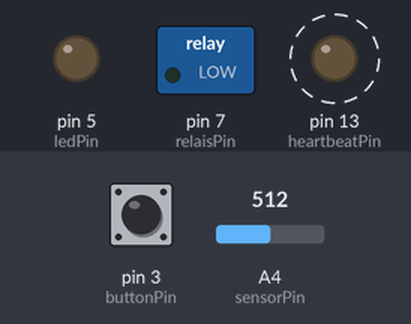
Bench run of a sketch on a simulated Arduino Uno, built with avr-gcc and run on an emulated ATmega328P. Parts: switched loads named in the sketch (green lamp = pin HIGH), output pins drawn as LEDs (lit = HIGH). Dashed ring = blinking. Inputs (shaded band) come from the test bench; at power-on: A4 (sensorPin) = 512, pin 3 (buttonPin) LOW.

Above: at 1.8 s.
1.9 s: A4 (sensorPin) set to 269
4.2 s: A4 (sensorPin) set to 241
At 6.8 s:
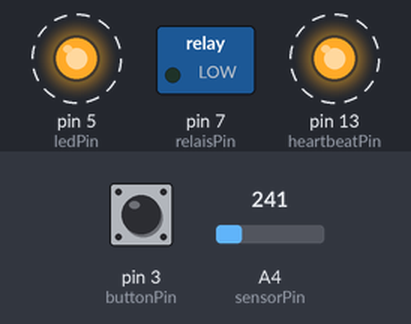
8.3 s: pin 3 (buttonPin) pulled HIGH for 1.2 s
At 9.5 s:
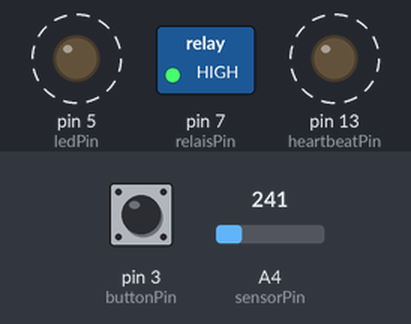
11.8 s: pin 3 (buttonPin) pulled HIGH for 1.2 s
At 14.6 s:
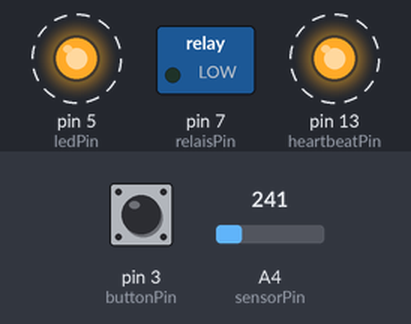
15.3 s: pin 3 (buttonPin) pulled HIGH for 3.2 s
At 16.8 s:
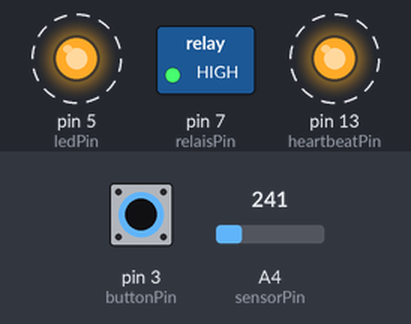
20.5 s: A4 (sensorPin) set to 265
At 22.8 s:
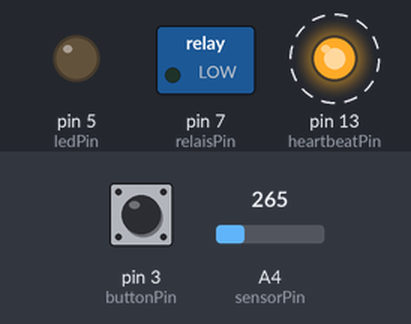
Timing chart, 0 to 25.6 s (numbered marks = the images above; inputs shaded):
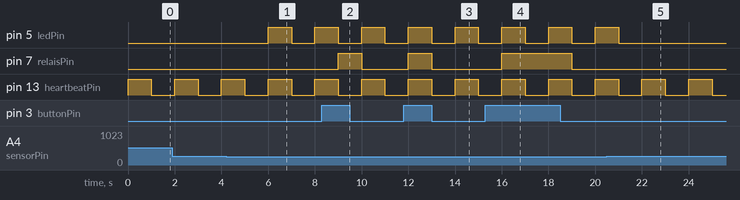

Measured:
- the behaviour switches between 255 and 254 on A4 (sensorPin) (found by bisection; images 0 and 1)
- after the input at 4.2 s, pin 5 (ledPin): LOW → HIGH after 1.8 s, → LOW 1.0 s later, → HIGH 1.0 s later
- after the input at 8.3 s, pin 7 (relaisPin): LOW → HIGH after 0.70 s, → LOW 1.0 s later
- after the input at 11.8 s, pin 7 (relaisPin): LOW → HIGH after 0.20 s, → LOW 1.0 s later
- after the input at 15.3 s, pin 7 (relaisPin): LOW → HIGH after 0.70 s, → LOW 3.0 s later
- after the input at 20.5 s, pin 5 (ledPin): goes on until 21.0 s, then stays LOW
- by itself, pin 13 (heartbeatPin): alternates HIGH for 1.0 s and LOW for 1.0 s

The sketch:

heatbed.ino
```cpp
int heartbeat = 0;
int blinkStatus = 0;

/*
 * Temperature sensor: NTC with ~100k at 20 deg C.
 * NTC is connected to GND and sensorPin.
 * A 100k pullup is connected to sensorPin and VCC.
 */
int sensorPin = A4;

/*
 * The Arduino onboard LED is used as heartbeat.
 */
int heartbeatPin = 13;

/*
 * The button LED. Note that it is inverted: Writing HIGH turns it off,
 * writing LOW turns it on.
 */
int ledPin = 5;

/*
 * The relais controlling the heatbed. HIGH -> heatbed on, LOW -> heatbed off.
 */
int relaisPin = 7;

/*
 * Button input. Reads LOW (0) in off/cool position
 * and HIGH (1) in on/heat.
 */
int buttonPin = 3;

int wantHeat = 0;
int heating = 0;
int blinking = 0;
int sensorValue = 1023;

void setup() {
  pinMode(ledPin, OUTPUT);
  pinMode(heartbeatPin, OUTPUT);
  pinMode(relaisPin, OUTPUT);
}

void showStatus() {
  if (heartbeat) {
    heartbeat = 0;
    digitalWrite(heartbeatPin, LOW);
  } else {
    heartbeat = 1;
    digitalWrite(heartbeatPin, HIGH);
  }
  if (blinking) {
    if (blinkStatus) {
      blinkStatus = 0;
      digitalWrite(ledPin, LOW);
    } else {
      blinkStatus = 1;
      digitalWrite(ledPin, HIGH);
    }
  } else {
    digitalWrite(ledPin, LOW);
  }
}

void heatBed() {
  // ADC 145 - 0.709V - ~16.5kOhm - ~60 deg C
  if (sensorValue > 145) {
    // start heating if bed temperature is below ~60 deg C
    digitalWrite(relaisPin, 1);
  }
  // ADC 105 - .538V - ~12kOhm - ~65 deg C
  if (sensorValue < 110) {
    // stop heating if bed temperature is above ~65 deg C
    digitalWrite(relaisPin, 0);
  }
  // ADC 170 - .831V - ~20kOhm - ~55 deg C
  if (sensorValue > 170) {
    blinking = 1;
  } else {
    blinking = 0;
  }
}

void coolBed() {
  digitalWrite(relaisPin, 0);
  // ADC 170 - 1.25V  - ~33kOhm - ~45 deg C
  if (sensorValue < 255) {
    blinking = 1;
  } else {
    blinking = 0;
  }
}

void loop() {
  showStatus();
  wantHeat = digitalRead(buttonPin);
  sensorValue = analogRead(sensorPin);

  if (wantHeat) {
    heatBed();
  } else {
    coolBed();
  }

  delay(1000);
}
```
